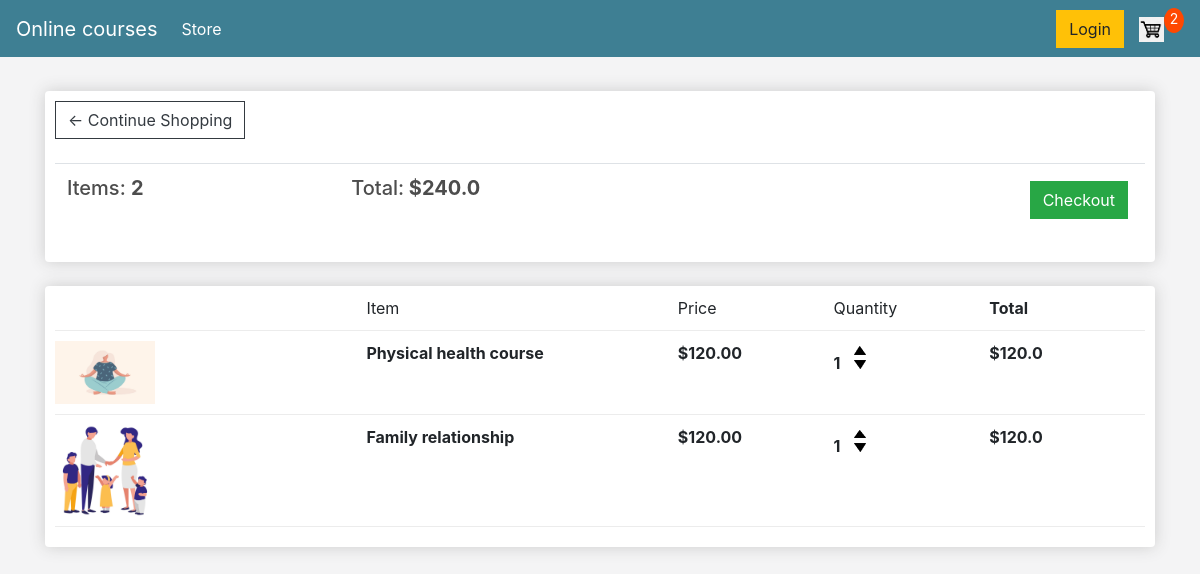
The page /cart/ (signed in) on the database as committed earlier.
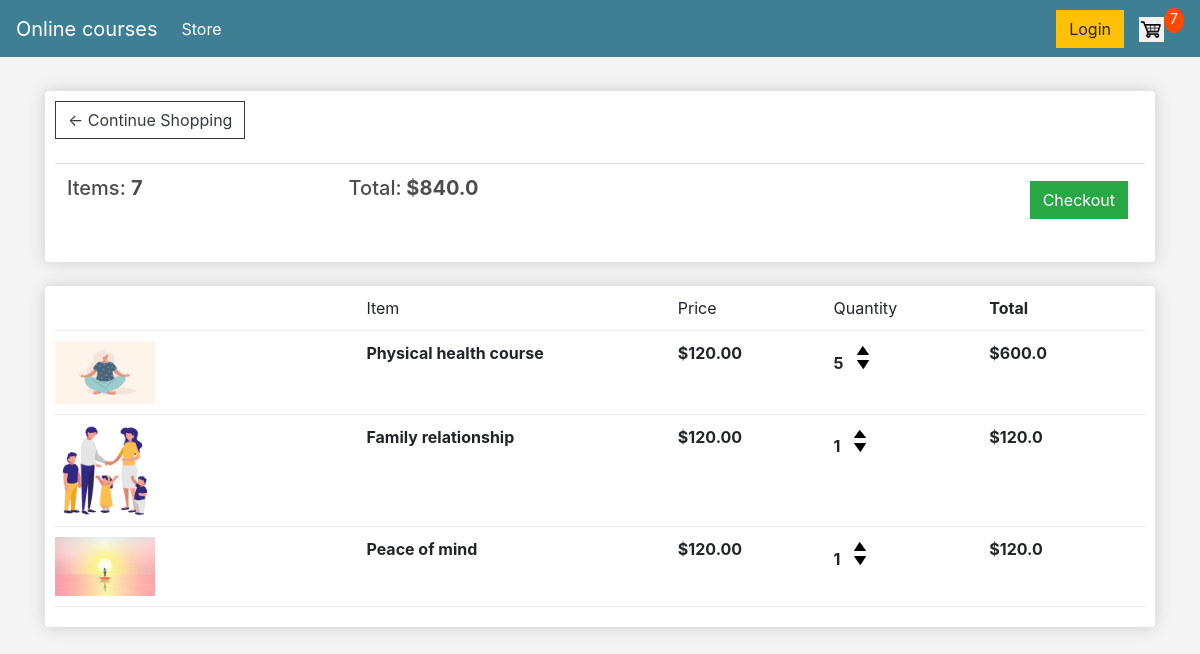
The same page on the database as committed later.
### store/models.py (models this page shows, shortened)
class Order(models.Model):
    customer = models.ForeignKey(
        Customer, on_delete=models.SET_NULL, null=True, blank=True)
    date_ordered = models.DateTimeField(auto_now_add=True)
    complete = models.BooleanField(default=False)
    transaction_id = models.CharField(max_length=100, null=True)
    @property
    def get_cart_total(self):
        orderitems = self.orderitem_set.all()
        total = sum([item.get_total for item in orderitems])
        return total
    @property
    def get_cart_items(self):
        orderitems = self.orderitem_set.all()
        total = sum([item.quantity for item in orderitems])
        return total

class OrderItem(models.Model):
    product = models.ForeignKey(Product, on_delete=models.SET_NULL, null=True)
    order = models.ForeignKey(Order, on_delete=models.SET_NULL, null=True)
    quantity = models.IntegerField(default=0, null=True, blank=True)
    date_added = models.DateTimeField(auto_now_add=True)
    @property
    def get_total(self):
        return self.quantity*self.product.price

class Product(models.Model):
    name = models.CharField(max_length=200)
    price = models.FloatField()
    digital = models.BooleanField(
        default=False, null=True, blank=True)  # doesn't require shipment
    image = models.ImageField(null=True, blank=True)
    @property
    def imageURL(self):
        try:
            url = self.image.url
        except:
            url = ''
        return url

### store/views.py (the view)
# urls.py: path('cart/', views.cart, name="cart"),
def cart(request):
    if request.user.is_authenticated:
        customer = request.user.customer
        order, created = Order.objects.get_or_create(  # returns tuple where order is an object, created is a boolean
            customer=customer, complete=False)
        items = order.orderitem_set.all()
        cartItems = order.get_cart_items
    else:
        items = []
        order = {'get_cart_total': 0, 'get_cart_items': 0}
        cartItems = order['get_cart_items']
    context = {'items': items, 'order': order, 'cartItems': cartItems}
    return render(request, 'store/Cart.html', context)

### store/templates/store/Cart.html
{% extends 'store/main.html'%} {% load static %} {% block content%}
<div class="row">
  <div class="col-lg-12">
    <div class="box-element">
      <a class="btn btn-outline-dark" href="{% url 'store' %}"
        >&#x2190; Continue Shopping</a
      >
      <br />
      <br />
      <table class="table">
        <tr>
          <th>
            <h5>Items: <strong>{{order.get_cart_items}}</strong></h5>
          </th>
          <th>
            <h5>Total:<strong> ${{order.get_cart_total}}</strong></h5>
          </th>
          <th>
            <a
              style="float: right; margin: 5px"
              class="btn btn-success"
              href="{% url 'checkout' %}"
              >Checkout</a
            >
          </th>
        </tr>
      </table>
    </div>
    <br />
    <div class="box-element">
        <div class="cart-row">
            <div style="flex:2"></div>
            <div style="flex:2">Item</div>
            <div style="flex:1">Price</div>
            <div style="flex:1">Quantity</div>
            <div style="flex:1"><strong>Total</div>
        </div>
        {% for item in items %}
        <div class="cart-row">
            <div style="flex:2"><img class="row-image" src="{{item.product.imageURL}}" alt=""></div>
            <div style="flex:2">{{item.product.name}}</div>
            <div style="flex:1">${{item.product.price|floatformat:2}}</div>
            <div style="flex:1">
                <p class="quantity">{{item.quantity}}</p>
                <div class="quantity">
                    <img data-product="{{item.product.id}}" data-action="add" class="chg-quantity update-cart" src="{% static  'images/arrow-up.png' %}">
                    <img data-product="{{item.product.id}}" data-action="remove" class="chg-quantity update-cart" src="{% static  'images/arrow-down.png' %}">
                </div>
            </div>
            <div style="flex:1">${{item.get_total}}</div>
        </div>
        {% endfor %}
    </div>
  </div>
</div>
{% endblock content%}

### store/templates/store/Main.html (shortened to what this page needs)
<!DOCTYPE html>
{% load static %}
<html>
  <head>
    <link
      rel="stylesheet"
      href="https://stackpath.bootstrapcdn.com/bootstrap/4.4.1/css/bootstrap.min.css"
    />
    <link rel="stylesheet" type="text/css" href="{% static 'css/main.css' %}" />
  </head>
  <body>
    <nav class="navbar navbar-expand-lg navbar-dark bg-dark">
      <a class="navbar-brand" href="{% url 'store' %}">Online courses</a>
      <div class="collapse navbar-collapse" id="navbarSupportedContent">
        <ul class="navbar-nav mr-auto">
          <li class="nav-item active">
            <a class="nav-link" href="{% url 'store' %}"
              >Store <span class="sr-only">(current)</span></a
            >
          </li>
        </ul>
        <div class="form-inline my-2 my-lg-0">
          <a href="#" class="btn btn-warning">Login</a>
          <a href="{% url 'cart' %}">
            <img id="cart-icon" src="{% static 'images/cart.png' %}" />
          </a>
          <p id="cart-total">{{cartItems}}</p>
        </div>
      </div>
    </nav>
    <div class="container">
      <br />
      {% block content %} {% endblock content %}
    </div>
  </body>
</html>

### static/css/main.css (style rules this page uses)
body { background-color: hsl(240, 5%, 96%); }
h1,h2,h3,h4,h5,h6 { color:hsl(0, 0%, 30%); }
.box-element { box-shadow:hsl(0, 0%, 80%) 0 0 16px; background-color: #fff; border-radius: 4px; padding: 10px; }
.bg-dark { background-color: hsl(194, 41%, 41%)!important; }
#cart-icon { width:25px; display: inline-block; margin-left: 15px; }
#cart-total { display: block; text-align: center; color:#fff; background-color: hsl(17, 100%, 50%); width: 20px; height: 25px; border-radius: 50%; font-size: 14px; }
.col-lg-4, .col-lg-6, .col-lg-8, .col-lg-12 { margin-top: 10px; }
.btn { border-radius: 0; }
.row-image { width: 100px; }
.cart-row { display: flex; align-items: flex-stretch; padding-bottom: 10px; margin-bottom: 10px; border-bottom: 1px solid #ececec; }
.quantity { display: inline-block; font-weight: 700; padding-right:10px; }
.chg-quantity { width: 12px; cursor: pointer; display: block; margin-top: 5px; transition:.1s; }

Rows that differ between the two databases and show on the page:
changed through a linked row, Order: get_cart_items "2" → "7"; get_cart_total "240.0" → "840.0"
changed OrderItem "Physical health course": quantity "1" → "5"; get_total "120.0" → "600.0"
added OrderItem: product.imageURL (picture), product.name "Peace of mind", product.price "120.00", quantity "1", get_total "120.0"
Other text that changed with them:
{{ cartItems }}: "2" → "7"
